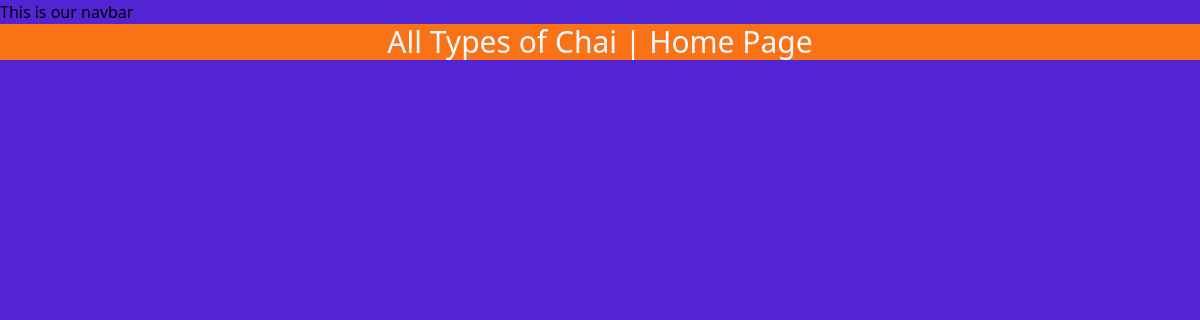
Page /chai/ on the earlier database version.
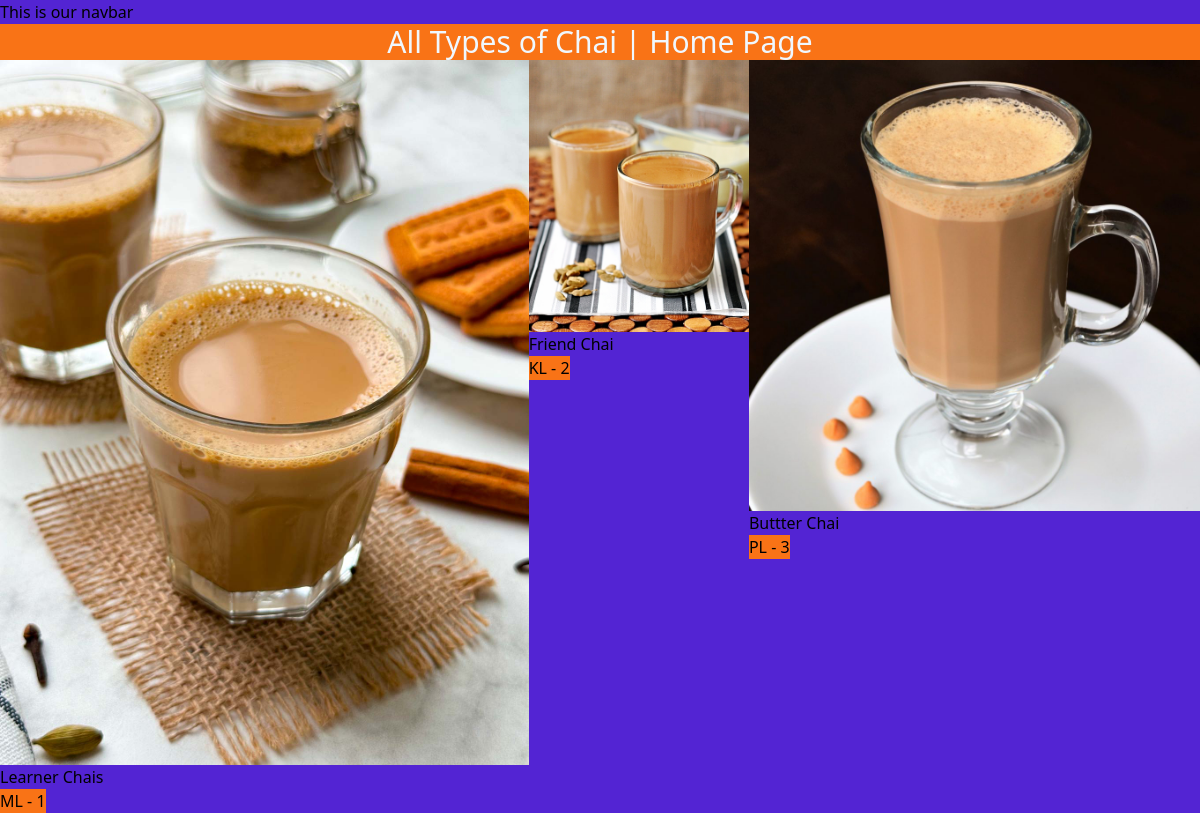
Same page on the later database version.
### chai/models.py (models this page shows, shortened)
class ChaiVarity(models.Model):
    CHAI_TYPE_CHOICE = [
        ( 'ML', 'MASALA'),
        ( 'GR', 'GINGER'),
        ( 'KL', 'KIWI'),
        ( 'PL', 'PLAIN'),
        ( 'EL', 'ELAICHI'),
    ]
    name = models.CharField(max_length=100)
    image = models.ImageField(upload_to='chais/')
    date_added = models.DateTimeField(default=timezone.now)
    type = models.CharField(max_length=2, choices=CHAI_TYPE_CHOICE)
    description = models.TextField(default='')

### chai/views.py (the view)
# urls.py: path("", views.all_chai, name='allChai'),
def all_chai(request):
    chais = ChaiVarity.objects.all()
    return render(request, 'chai/all_chai.html', {'chais': chais})

### chai/templates/chai/all_chai.html (shortened to what this page needs)
{% extends "layout.html" %}
{% block content %}
    <h1 class=" bg-orange-500 text-3xl">All Types of Chai | Home Page</h1>
    <div class="flex">
        {% for chai in chais %}
            <div class=" bg-gray-500 m-5">
                <img class="rounded max-h-2.5" src="{{chai.image.url}}" alt="" >
                <h3 class="font-bold ">{{chai.name}}</h3>
                <a href="{% url 'chai_detail' chai.id %}">
                    <button class="bg-orange-500 w-[100%]">
                        {{chai.type}} - {{chai.id}}
                    </button>
                </a>
            </div>
        {% endfor %}
    </div>
{% endblock %}

### templates/layout.html (shortened to what this page needs)
{% load static tailwind_tags %}
{% load static %}
<!DOCTYPE html>
<html lang="en">
<head>
    {% tailwind_css %}
    <link rel="stylesheet" href="{% static 'layout.css' %}">
</head>
<body>
    <nav>This is our navbar</nav>
    {% block content %} {% endblock %}
</body>
</html>

### static/layout.css (style rules this page uses)
body { background: rgb(83, 36, 211); margin: 0; padding: 0; }
h1 { text-align: center; color: aliceblue; }

Differences in the rows shown:
added ChaiVarity: image (picture), name "Learner Chais", type "ML", id "1"
added ChaiVarity: image (picture), name "Friend Chai", type "KL", id "2"
added ChaiVarity: image (picture), name "Buttter Chai", type "PL", id "3"
